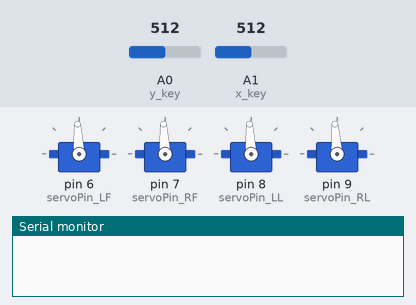
Bench run of a sketch on a simulated Arduino Uno, built with avr-gcc and run on an emulated ATmega328P. Parts: 4 × servo, the last lines printed to the serial monitor. The test bench sets the inputs (shaded band); at power-on: A1 (x_key) = 512, A0 (y_key) = 512.

Above: at 8.2 s.
8.3 s: A1 (x_key) set to 492
10.2 s: A0 (y_key) set to 716
At 11.1 s:
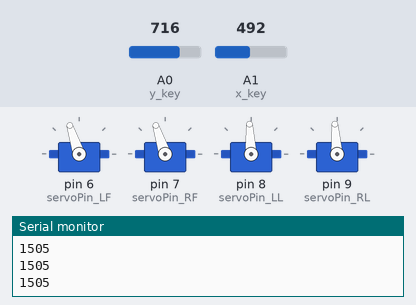
11.7 s: A1 (x_key) set to 306
At 12.1 s:
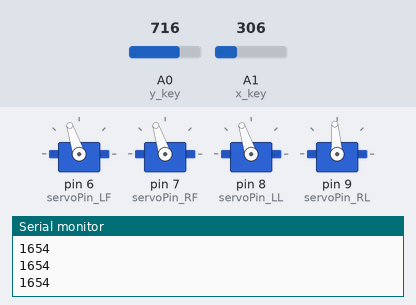
13.2 s: A0 (y_key) set to 900
At 14.4 s:
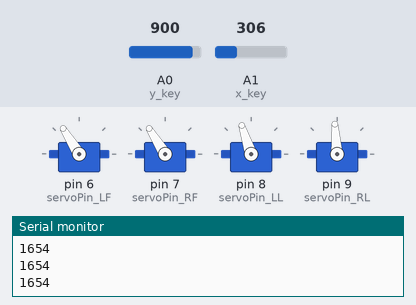
14.7 s: A1 (x_key) set to 122
At 15.6 s:
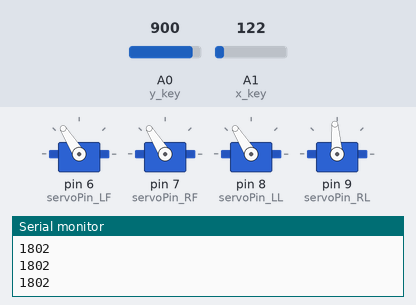
16.2 s: A0 (y_key) set to 511
At 16.7 s:
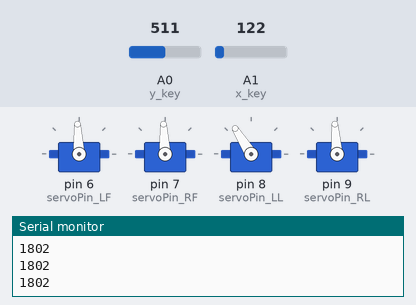
Timing chart, 0 to 18.7 s (numbered marks = the images above; inputs shaded):
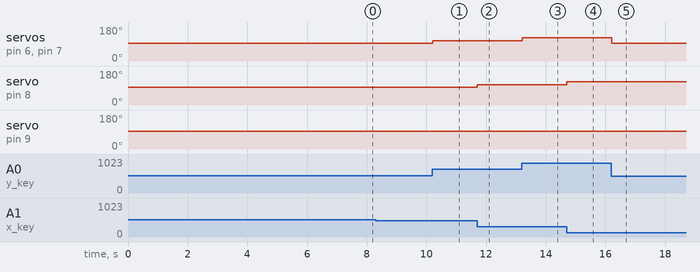

The sketch:

T100_Thruster_Control_Through_Joytstick.ino
```cpp
#include <Servo.h>

byte servoPin_LF = 6; //Left Forward Thruster
byte servoPin_RF = 7; //Right Forward Thruster
byte servoPin_LL = 8; //Left Lateral Thruster
byte servoPin_RL = 9; //Right Lateral Thruster

Servo Left_Side_Forward_Thruster; //Orange Flag
Servo Right_Side_Forward_Thruster; //Pink Flag
Servo Left_Lateral_Thruster;  //Red Flag
Servo Right_Lateral_Thruster; //Yellow Flag

//For Joystick
int y_key = A0;
int y_pos;
int x_key = A1;
int x_pos;

//For Serial Command
char rx_byte = 0;

//For Motor Control
int stop_signal = 1500;

void setup() {
  Serial.begin(9600);  //Set up Serial Monitor for reading

  //Motor Setup
  Left_Side_Forward_Thruster.attach(servoPin_LF);
  Right_Side_Forward_Thruster.attach(servoPin_RF);
  Left_Lateral_Thruster.attach(servoPin_LL);
  Right_Lateral_Thruster.attach(servoPin_RL);

  //Set motor speed to zero
  Left_Side_Forward_Thruster.writeMicroseconds(stop_signal);
  Right_Side_Forward_Thruster.writeMicroseconds(stop_signal);
  Left_Lateral_Thruster.writeMicroseconds(stop_signal);
  Right_Lateral_Thruster.writeMicroseconds(stop_signal);
  delay(7000); // delay to allow the ESC to recognize the stopped signal

  //Joystick Control
  pinMode(y_key,INPUT);
  pinMode(x_key,INPUT);

}

void loop() {
   // Set signal value, which should be between 1100 and 1900
  Read_Serial_Monitor();
  y_pos = analogRead(y_key);
  x_pos = analogRead(x_key);
//  switch (rx_byte){
//    case '+':
//      signal = signal + 100;
//      if(signal >= 1900){
//        signal = 1900;
//      }
//    break;
//    case '-':
//      signal = signal - 100;
//      if(signal <= 1100){
//        signal = 1100;
//      }
//    break;
//  }

int y_signal = map(y_pos,0,1023,1100,1900);
int x_signal = map(x_pos,0,1023,1100,1900);
int right_signal;
int left_signal;

  Limit_Motor_Signal(y_signal);
  Limit_Motor_Signal(x_signal);
  if(x_signal > 1489){
      int right_signal = map(x_signal,1489,1900,1500,1900);
      Right_Lateral_Thruster.writeMicroseconds(right_signal);
  }
  if(x_signal <= 1489){
      int left_signal = map(x_signal,1489,1100,1500,1900);
       Serial.println(left_signal);
      Left_Lateral_Thruster.writeMicroseconds(left_signal);
  }
  Left_Side_Forward_Thruster.writeMicroseconds(y_signal);
  Right_Side_Forward_Thruster.writeMicroseconds(y_signal);


}

void Read_Serial_Monitor(){
    if (Serial.available() > 0) {    // is a character available?
      rx_byte = Serial.read();       // get the character
    }
}

void Limit_Motor_Signal(int x){
  if(x >= 1900){
    x = 1900;
  }
  if(x <= 1100){
    x = 1100;
  }

}
```

Measured:
- after the input at 10.2 s, servo on pin 6 (servoPin_LF), servo on pin 7 (servoPin_RF): 93° → 108° at once
- after the input at 11.7 s, servo on pin 8 (servoPin_LL): 93° → 108° at once
- after the input at 13.2 s, servo on pin 6 (servoPin_LF), servo on pin 7 (servoPin_RF): 108° → 122° at once
- after the input at 14.7 s, servo on pin 8 (servoPin_LL): 108° → 122° at once
- after the input at 16.2 s, servo on pin 6 (servoPin_LF), servo on pin 7 (servoPin_RF): 122° → 93° at once
